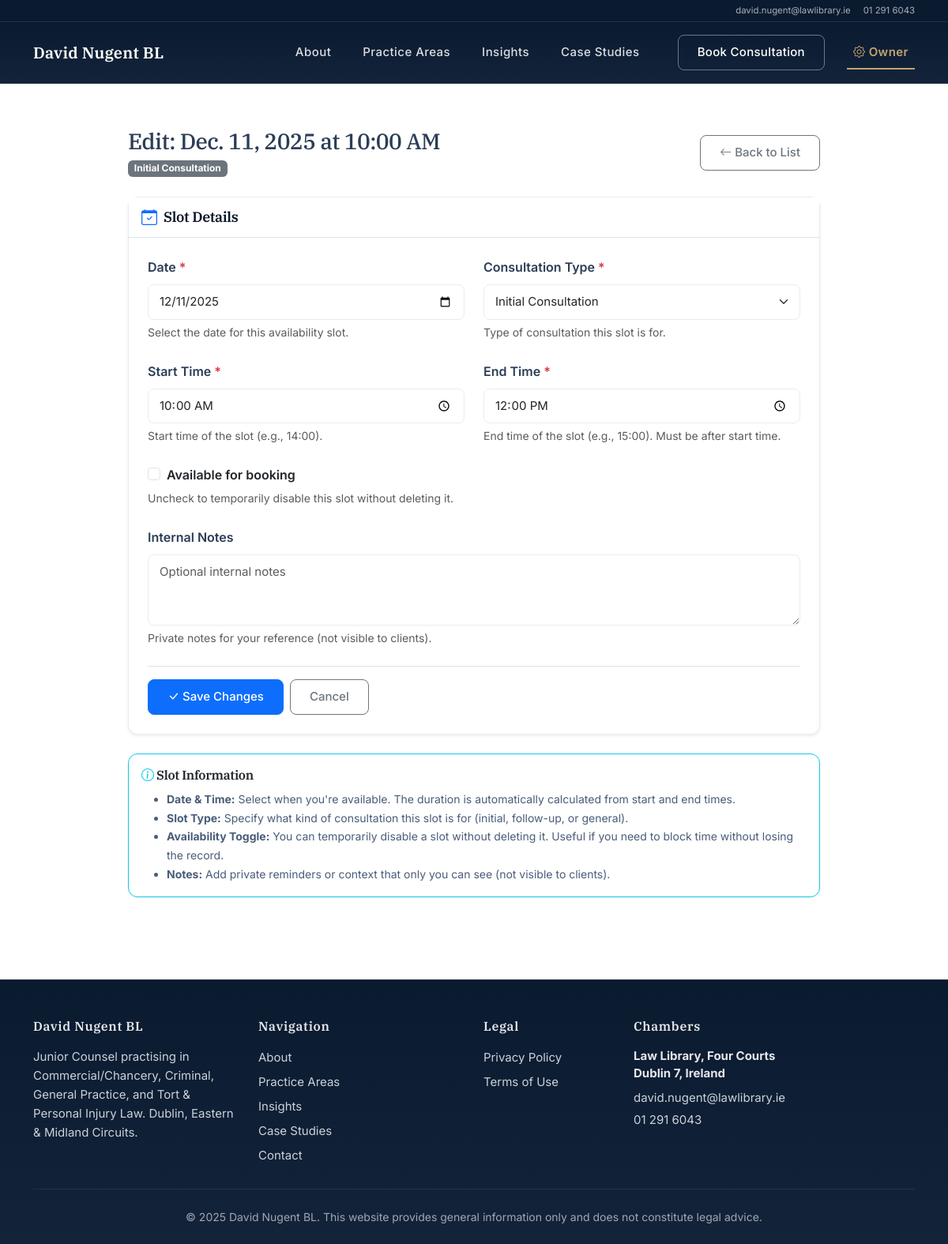
Screenshot of /owner/availability/1/ (signed in) with the database file from the repository.
### pages/models.py (models this page shows, shortened)
class AvailabilitySlot(models.Model):
    SLOT_TYPE_CHOICES = [
        ('initial', 'Initial Consultation'),
        ('followup', 'Follow-up'),
        ('general', 'General'),
    ]
    date = models.DateField(help_text="Date of availability")
    start_time = models.TimeField(help_text="Start time (e.g., 14:00)")
    end_time = models.TimeField(help_text="End time (e.g., 15:00)")
    slot_type = models.CharField(
        max_length=50,
        choices=SLOT_TYPE_CHOICES,
        default='initial',
        help_text="Type of consultation"
    )
    is_available = models.BooleanField(
        default=True,
        help_text="Whether this slot is currently bookable"
    )
    notes = models.TextField(blank=True, help_text="Internal notes (not visible to public)")
    created_at = models.DateTimeField(auto_now_add=True)
    updated_at = models.DateTimeField(auto_now=True)
    class Meta:
        ordering = ['date', 'start_time']
        verbose_name = "Availability Slot"
        verbose_name_plural = "Availability Slots"

### pages/views.py (the view)
# urls.py: path("owner/availability/<int:pk>/", views.owner_availability_edit, name="owner_availability_edit"),
@login_required
@user_passes_test(is_staff_user, login_url='/')
def owner_availability_edit(request, pk):
    slot = get_object_or_404(AvailabilitySlot, pk=pk)
    if request.method == "POST":
        form = AvailabilitySlotForm(request.POST, instance=slot)
        if form.is_valid():
            form.save()
            messages.success(request, f"Availability slot updated successfully!")
            return redirect("owner_availability_list")
    else:
        form = AvailabilitySlotForm(instance=slot)
    return render(request, "SitePages/owner_availability_form.html", {
        "form": form,
        "slot": slot,
        "is_create": False
    })

### pages/context_processors.py (called while the page is built)
def assistant_enabled(request):
    return {
        'ASSISTANT_ENABLED': settings.ASSISTANT_ENABLED
    }

### pages/views.py (called while the page is built)
def is_staff_user(user):
    return user.is_authenticated and user.is_staff

### Templates/SitePages/owner_availability_form.html (shortened to what this page needs)
{% extends "base.html" %}
{% block content %}
<section class="py-5 bg-body">
  <div class="container" style="max-width: 900px;">
    <div class="d-flex justify-content-between align-items-center mb-4">
      <div>
        <h1 class="h3 mb-1">
          {% if is_create %}
            Add Availability Slot
          {% else %}
            Edit: {{ slot.date }} at {{ slot.start_time|time:"g:i A" }}
          {% endif %}
        </h1>
        <p class="text-ink-600 mb-0">
          {% if is_create %}
            Create a new bookable time slot
          {% else %}
            <span class="badge bg-secondary">{{ slot.get_slot_type_display }}</span>
          {% endif %}
        </p>
      </div>
      <a href="{% url 'owner_availability_list' %}" class="btn btn-outline-secondary">
        <i class="bi bi-arrow-left"></i> Back to List
      </a>
    </div>
    <div class="card shadow-sm">
      <div class="card-header bg-white border-bottom">
        <div class="d-flex align-items-center">
          <i class="bi bi-calendar-check text-primary me-2" style="font-size: 1.25rem;"></i>
          <h5 class="mb-0">Slot Details</h5>
        </div>
      </div>
      <div class="card-body p-4">
        <form method="post" novalidate>
          <div class="row">
            <div class="col-md-6 mb-4">
              <label for="{{ form.date.id_for_label }}" class="form-label fw-semibold">
                {{ form.date.label }}
                <span class="text-danger">*</span>
              </label>
              {{ form.date }}
              {% if form.date.help_text %}
                <small class="text-muted d-block mt-1">
                  {{ form.date.help_text }}
                </small>
              {% endif %}
            </div>
            <div class="col-md-6 mb-4">
              <label for="{{ form.slot_type.id_for_label }}" class="form-label fw-semibold">
                {{ form.slot_type.label }}
                <span class="text-danger">*</span>
              </label>
              {{ form.slot_type }}
              {% if form.slot_type.help_text %}
                <small class="text-muted d-block mt-1">
                  {{ form.slot_type.help_text }}
                </small>
              {% endif %}
            </div>
          </div>
          <div class="row">
            <div class="col-md-6 mb-4">
              <label for="{{ form.start_time.id_for_label }}" class="form-label fw-semibold">
                {{ form.start_time.label }}
                <span class="text-danger">*</span>
              </label>
              {{ form.start_time }}
              {% if form.start_time.help_text %}
                <small class="text-muted d-block mt-1">
                  {{ form.start_time.help_text }}
                </small>
              {% endif %}
            </div>
            <div class="col-md-6 mb-4">
              <label for="{{ form.end_time.id_for_label }}" class="form-label fw-semibold">
                {{ form.end_time.label }}
                <span class="text-danger">*</span>
              </label>
              {{ form.end_time }}
              {% if form.end_time.help_text %}
                <small class="text-muted d-block mt-1">
                  {{ form.end_time.help_text }}
                </small>
              {% endif %}
            </div>
          </div>
          <div class="mb-4">
            <div class="form-check">
              {{ form.is_available }}
              <label class="form-check-label fw-semibold" for="{{ form.is_available.id_for_label }}">
                {{ form.is_available.label }}
              </label>
            </div>
            {% if form.is_available.help_text %}
              <small class="text-muted d-block mt-1">
                {{ form.is_available.help_text }}
              </small>
            {% endif %}
          </div>
          <div class="mb-4">
            <label for="{{ form.notes.id_for_label }}" class="form-label fw-semibold">
              {{ form.notes.label }}
            </label>
            {{ form.notes }}
            {% if form.notes.help_text %}
              <small class="text-muted d-block mt-1">
                {{ form.notes.help_text }}
              </small>
            {% endif %}
          </div>
          <div class="d-flex gap-2 pt-3 border-top">
            <button type="submit" class="btn btn-primary">
              <i class="bi bi-check-lg"></i> {% if is_create %}Create Slot{% else %}Save Changes{% endif %}
            </button>
            <a href="{% url 'owner_availability_list' %}" class="btn btn-outline-secondary">
              Cancel
            </a>
          </div>
        </form>
      </div>
    </div>
    <div class="card mt-4 border-info">
      <div class="card-body">
        <h6 class="card-title">
          <i class="bi bi-info-circle text-info"></i> Slot Information
        </h6>
        <ul class="mb-0 text-ink-600 small">
          <li><strong>Date & Time:</strong> Select when you're available. The duration is automatically calculated from start and end times.</li>
          <li><strong>Slot Type:</strong> Specify what kind of consultation this slot is for (initial, follow-up, or general).</li>
          <li><strong>Availability Toggle:</strong> You can temporarily disable a slot without deleting it. Useful if you need to block time without losing the record.</li>
          <li><strong>Notes:</strong> Add private reminders or context that only you can see (not visible to clients).</li>
        </ul>
      </div>
    </div>
  </div>
</section>
{% endblock %}

### static/css/site.css (style rules this page uses)
:root { --navy-900:#0a1628; --navy-800:#0f1f35; --navy-700:#1a2f4a; --navy-600:#264261; --ink-700:#2b3d56; --ink-600:#4a5d7a; --ink-500:#6b7a93; --ink-400:#8b98ae; --cta:#2878e8; --cta-hover:#1a66d1; --bg:#fafbfd; --white:#ffffff; --border-light:#e7ecf3; --border-lighter:#f1f4f8; }
html { scroll-behavior: smooth; }
body { font-family: 'Inter', -apple-system, BlinkMacSystemFont, 'Segoe UI', sans-serif; font-size: 16px; line-height: 1.7; color: var(--ink-700); -webkit-font-smoothing: antialiased; -moz-osx-font-smoothing: grayscale; }
body.bg-body { background: var(--bg); }
h1, h2, h3, h4, h5, h6, .display-1, .display-2, .display-3, .display-4, .display-5, .display-6 { font-family: 'IBM Plex Serif', Georgia, serif; font-weight: 600; letter-spacing: -0.02em; color: var(--navy-900); line-height: 1.3; }
h1 { font-size: 2.25rem; font-weight: 600; }
h5 { font-size: 1.125rem; font-weight: 600; }
h6 { font-size: 1rem; font-weight: 600; }
p { margin-bottom: 1.25rem; line-height: 1.6; }
.text-ink-600 { color: var(--ink-600); }
.btn { font-weight: 500; font-size: 0.9375rem; padding: 0.625rem 1.5rem; border-radius: 0.5rem; transition: all 0.2s ease; }
.py-5 { padding-top: 3.5rem!important; padding-bottom: 3.5rem!important; }
.card { border: 1px solid var(--border-light); border-radius: 0.75rem; box-shadow: 0 1px 3px rgba(0,0,0,.04); }
.form-control, .form-select { border-radius: 0.5rem; border-color: var(--border-light); padding: 0.625rem 0.875rem; font-size: 0.9375rem; transition: border-color 0.2s ease, box-shadow 0.2s ease; }
.form-label { font-weight: 500; color: var(--ink-700); margin-bottom: 0.5rem; }

### rows the page displays
AvailabilitySlot: date "Dec. 11, 2025", start_time "10:00 AM", slot_type "Initial Consultation", date "12/11/2025", start_time "10:00:00", end_time "12:00:00"
